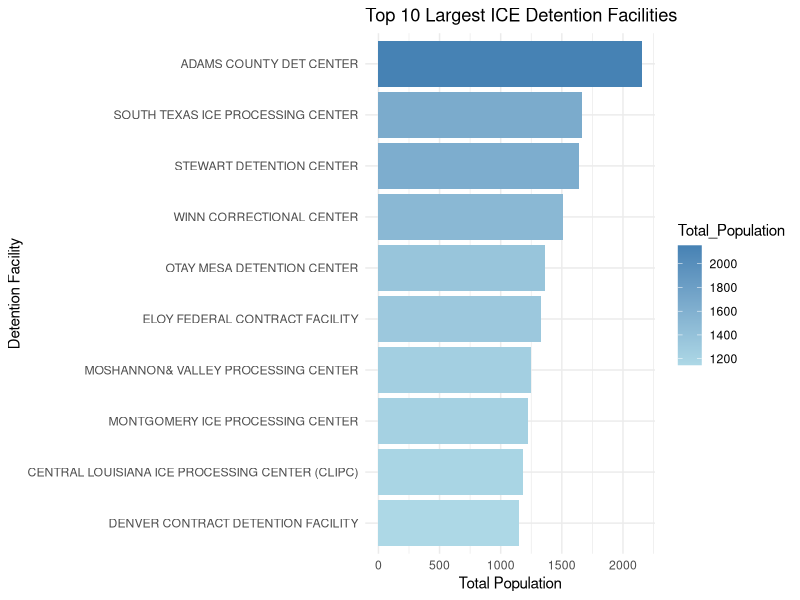
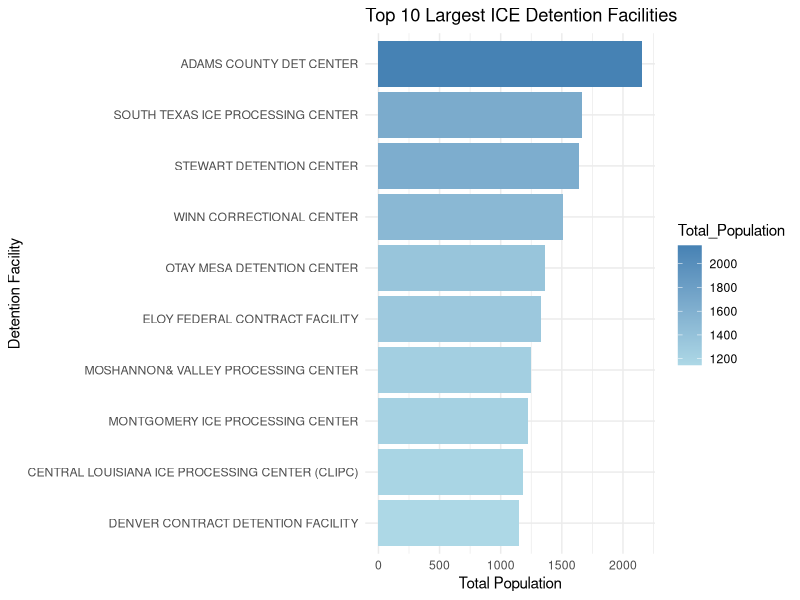

Here is the R script that generated these plots, in order:
# Load required packages
library(readr)

# Read the dataset, skipping metadata rows 
df <- read_csv("messy_ice_detention.csv", skip = 6)

# View column names and first few rows 
print(colnames(df))
print(head(df, 5))

##PART A : CLEAN

# Clean the column names to avoid issues later
colnames(df) <- c("Name", "City", "State", "Level_A", "Level_B", "Level_C", "Level_D", "Last_Inspection_End_Date")

# Check for blank strings in key columns
sum(is.na(df$Name))
sum(is.na(df$City))
sum(is.na(df$State))

# View rows with missing Name
df[is.na(df$Name), ]

# View rows with missing City
df[is.na(df$City), ]

# View rows with missing State
df[is.na(df$State), ]

# Find the row numbers with missing Name
which(is.na(df$Name))

# Fill missing Name in row 117 and 124
df$Name[117] <- "SHER-BURNE COUNTY JAIL"

df$Name[124] <- "MARILYN ALLEN JAIL"

# Check if any other missing values are present
which(is.na(df$Name))

# Find the row numbers with missing City
which(is.na(df$City))

# Fill missing City in row 52
df$City[52] <- "CHARDON"

# Find the row numbers with missing State
which(is.na(df$State))

# Fill missing State in row 7 and 72
df$State[7] <- "GA"

df$State[72] <- "TX"

## All the missing values are filled using information from Google

# Convert only numeric-like values to dates; keep others as NA
df$Last_Inspection_End_Date <- suppressWarnings(
  as.Date(as.numeric(df$Last_Inspection_End_Date), origin = "1899-12-30")
)

sum(is.na(df$Last_Inspection_End_Date))

df[is.na(df$Last_Inspection_End_Date), ]

## Saving the cleaned dataset for further use
write_csv(df, "cleaned_ice_detention.csv")

# Print cleaned preview
print(head(df, 10))


##PART B: ANALYZE

# Checking the data types of Level A to D
str(df[, c("Level_A", "Level_B", "Level_C", "Level_D")])

# Creating Total population Column
df$Total_Population <- rowSums(df[, c("Level_A", "Level_B", "Level_C", "Level_D")], na.rm = TRUE)

df$Total_Population

str(df$Total_Population)

# Sort by Total_Population in descending order
top10 <- df[order(-df$Total_Population), ][1:10, ]


# View result
top10[, c("Name", "Total_Population")]


##Part C: VISUALIZE

library(ggplot2)

ggplot(top10, aes(x = reorder(Name, Total_Population), y = Total_Population, fill = Total_Population)) +
  geom_bar(stat = "identity") +
  coord_flip() +
  scale_fill_gradient(low = "lightblue", high = "steelblue") +
  labs(title = "Top 10 Largest ICE Detention Facilities",
       x = "Detention Facility",
       y = "Total Population") +
  theme_minimal()

ggsave("top10_facilities.png", width = 10, height = 6)



